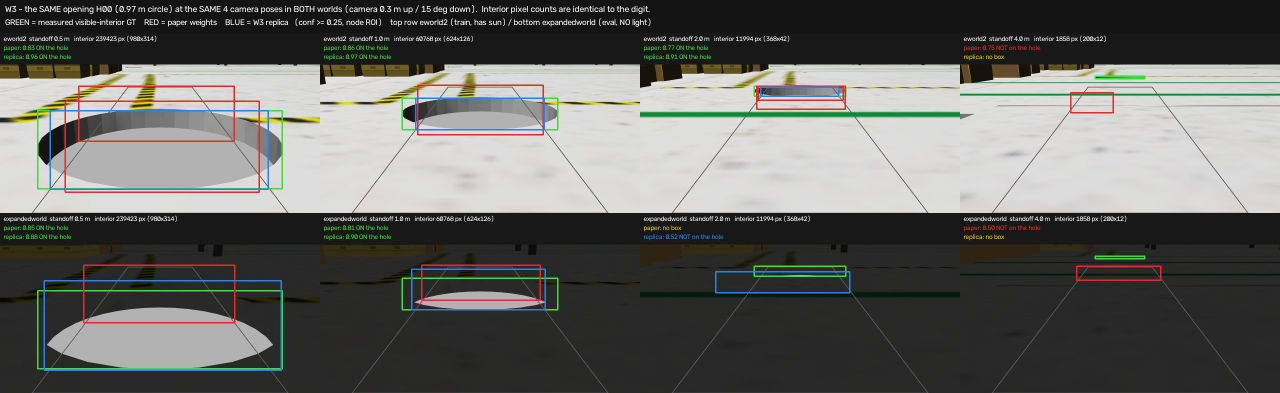
#> input picture experiments/e1_0827/vth/VTH_samples.jpg, 2560 x 786 px, given in place of pt_preset_h0.3_d2.png, which was not available (shown at 1/2 size)
$ python crops_260731_w3_l20.py
#> lines starting #> are read from the running program, lines starting #| are printed output that depends on the picture; pictures that were not available may be replaced by others from this repository, and a replacement may not be noted
#!/usr/bin/env python3
# -*- coding: utf-8 -*-
"""W3 L20 — report crops: scene20's pilot round against **G1**, and pre/post.

Each sheet answers one question, because a whole frame sends the eye to the largest
contrast and it misses the thing that was asked (`crops_260730_w2d.py` doctrine).

  1  h0.3 d2 / d5 / d10, bottom 2/3, beside the same band of G1
       -> does the judged near band read like the target image
  2  walk_axis_front + oblique_overview pre vs post
       -> the environment question: is there sky above the roofline now
  3  the three GRAZE edge bands, pre vs post, at the rows the detector named
       -> the adjudication the regression report says it cannot make automatically
  4  bollard + planter macro from oblique_overview, pre vs post
       -> C6 dome/plate/band read, and the bed off the judged eye

Output: `Docs/reports/_w3_l20_crops/` (the `_w3_s01_crops` precedent — report crops
live beside the report, never in the scene round directory).

usage: python3 scripts/rounds/crops_260731_w3_l20.py
GPU 0 · PIL only.
"""
from __future__ import annotations

import os

from PIL import Image, ImageDraw, ImageFont

REPO = os.path.dirname(os.path.dirname(os.path.dirname(os.path.abspath(__file__))))
LC = os.path.join(REPO, "look_check", "scene20")
OUT = os.path.join(REPO, "Docs", "reports", "_w3_l20_crops")
G1 = os.path.join(REPO, "Docs", "reference_photos", "Generated Image - Scene01.jpg")
POST, PRE = "260731_w3_l20c", "260730_w2d_fix"
FONT_P = "/usr/share/fonts/opentype/noto/NotoSansCJK-Black.ttc"

# (cut, edge-band y0, y1, drop-row y) exactly as regression_check reported them
GRAZE = [("preset_h0.3_d2", 170, 312, 249),
         ("preset_h0.3_d5", 131, 212, 174),
         ("low_grazing", 237, 297, 270)]


def _font(sz):
    try:
        return ImageFont.truetype(FONT_P, sz)
    except Exception:
        return ImageFont.load_default()


def _open(round_id, cut):
#> called with round_id = '260731_w3_l20c', cut = 'preset_h0.3_d2'
    p = os.path.join(LC, round_id, f"pt_noon_{cut}.png")
    if not os.path.isfile(p):
        p = os.path.join(LC, round_id, f"pt_{cut}.png")
    return Image.open(p).convert("RGB")
#> returned value is the input picture: PIL image 2560x786 RGB; mean R, G, B 101.9, 102.4, 99.1


def _label(img, text, sz=22):
    d = ImageDraw.Draw(img)
    f = _font(sz)
    d.rectangle([0, 0, img.width, sz + 12], fill=(0, 0, 0))
    d.text((8, 5), text, fill=(255, 255, 255), font=f)
    return img


def _sheet(path, tiles, cols=1, gap=8):
    if not tiles:
        return
    w = max(t.width for t in tiles)
    rows = (len(tiles) + cols - 1) // cols
    hs = []
    for r in range(rows):
        hs.append(max(t.height for t in tiles[r * cols:(r + 1) * cols]))
    W = cols * w + (cols + 1) * gap
    H = sum(hs) + (rows + 1) * gap
    sheet = Image.new("RGB", (W, H), (24, 24, 24))
    y = gap
    for r in range(rows):
        x = gap
        for t in tiles[r * cols:(r + 1) * cols]:
            sheet.paste(t, (x, y))
            x += w + gap
        y += hs[r] + gap
    sheet.save(path)
    print("  wrote", os.path.relpath(path, REPO))


def main():
    os.makedirs(OUT, exist_ok=True)

    # 1 — judged near band vs G1 -------------------------------------------
    tiles = []
    for cut in ("preset_h0.3_d2", "preset_h0.3_d5", "preset_h0.3_d10"):
        im = _open(POST, cut)
        im = im.crop((0, im.height // 3, im.width, im.height))
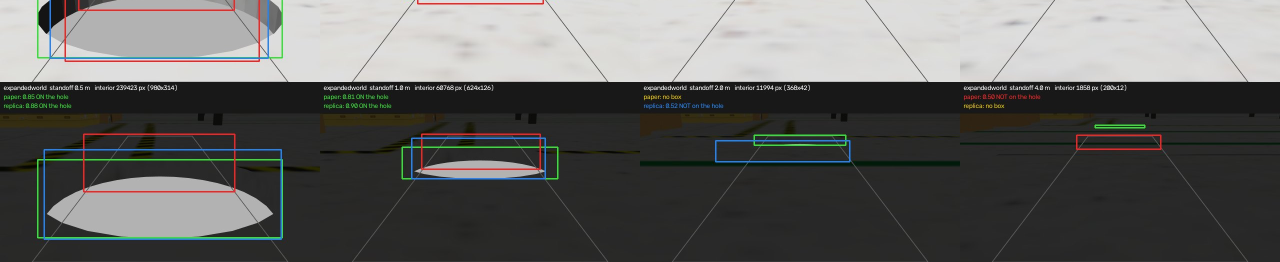
#> im: PIL image 2560x524 RGB (shown at 1/2 size); mean R, G, B 98, 98.2, 96.3
        tiles.append(_label(im, f"scene20 {POST}  {cut}  (bottom 2/3)"))
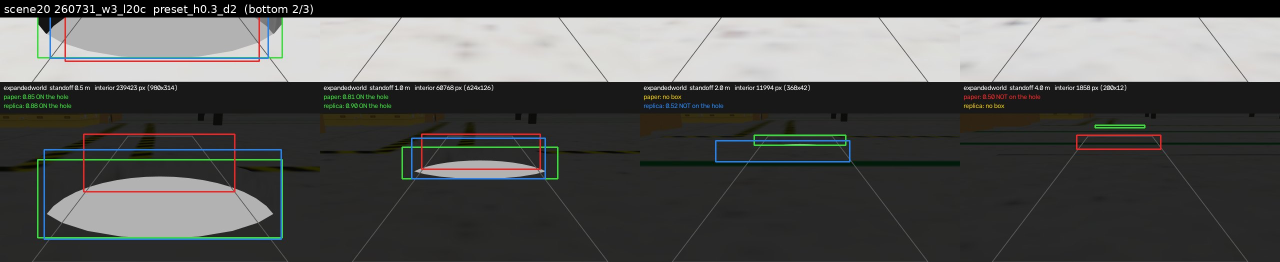
#> im: PIL image 2560x524 RGB (shown at 1/2 size); mean R, G, B 84.8, 85.3, 83.5
#> pass 2 of the loop in main, `for cut in ("preset_h0.3_d2", "preset_h0.3_d5", "preset_h0.3_d10"):`:
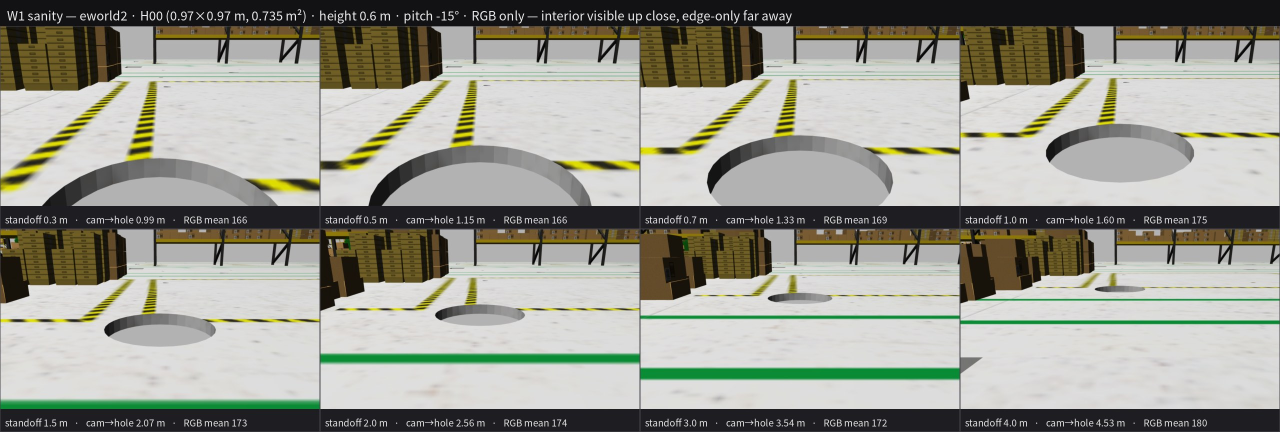
#> input picture experiments/e1_0827/vth/W1_samples.jpg, 2560 x 864 px, given in place of pt_preset_h0.3_d5.png, which was not available (shown at 1/2 size)
#> in _open, returned value is the input picture: PIL image 2560x864 RGB; mean R, G, B 152.5, 153.1, 142.6
#> in main, `im = im.crop((0, im.height // 3, im.width, im.height))`:
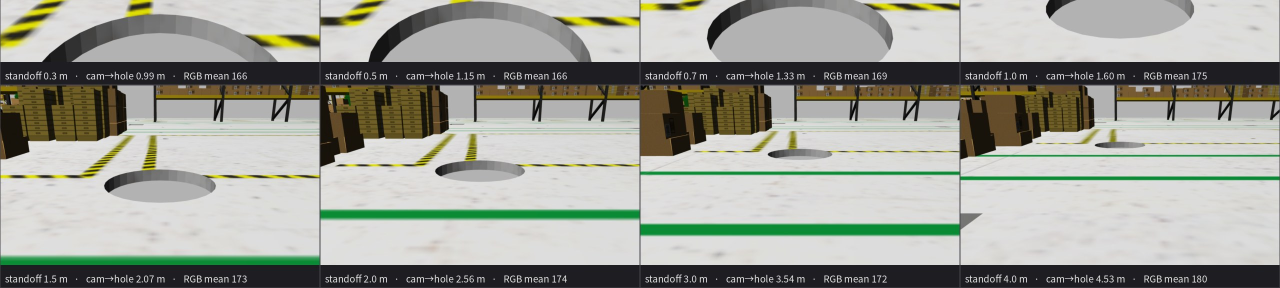
#> im: PIL image 2560x576 RGB (shown at 1/2 size); mean R, G, B 156.9, 159.2, 149.8
#> in main, `tiles.append(_label(im, f"scene20 {POST}  {cut}  (bottom 2/3)"))`:
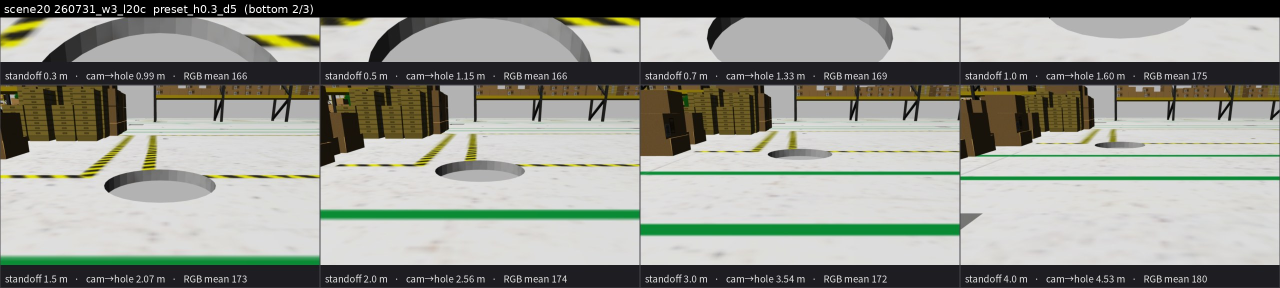
#> im: PIL image 2560x576 RGB (shown at 1/2 size); mean R, G, B 146.1, 148.4, 139.9
#> (the run stopped early here; a loop or call above may not have finished)
